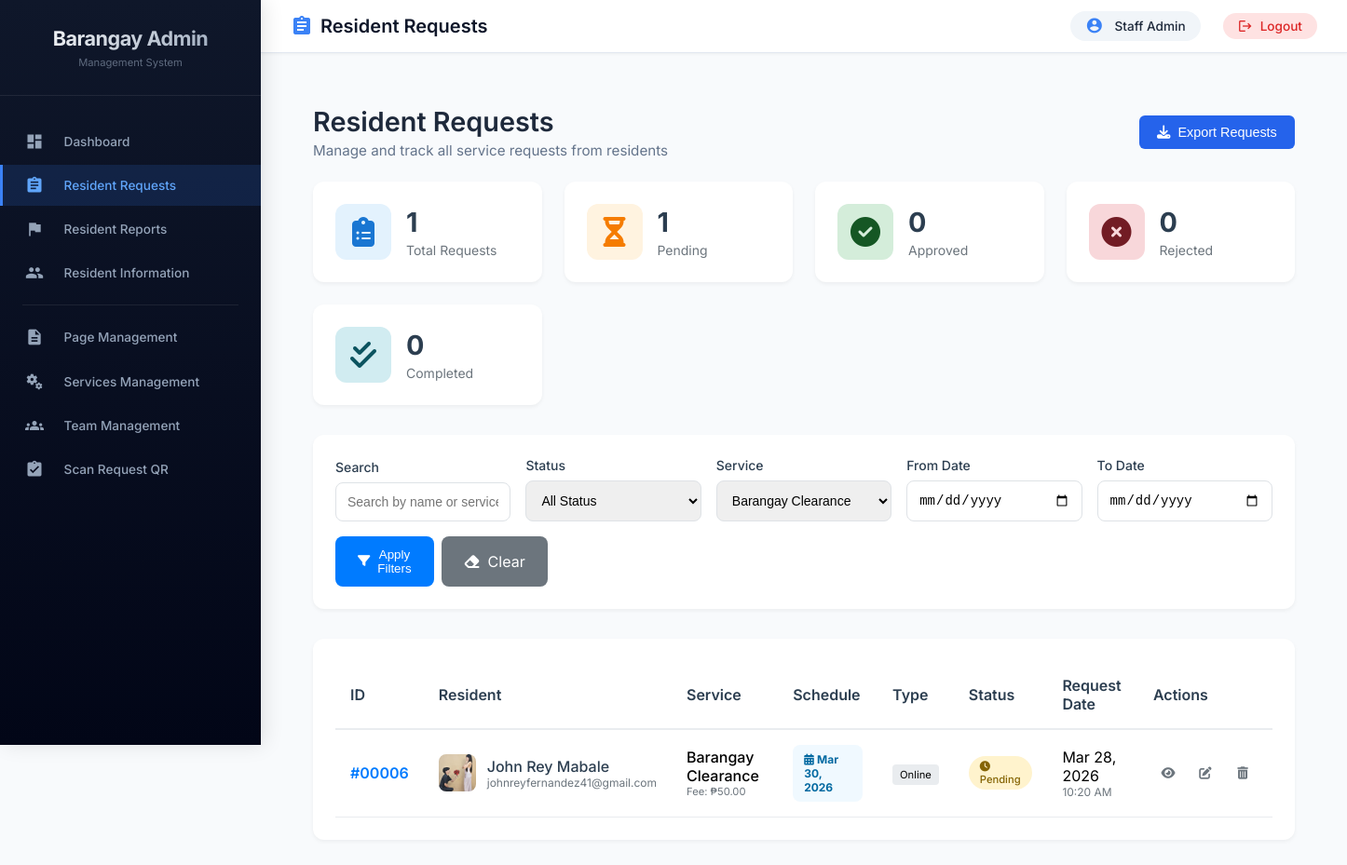
The app's page /admin/residents/requests.php?service=1 (signed in) with its own data.
### tables this page shows
CREATE TABLE `resident_requests` (
  `id` int(11) NOT NULL,
  `user_id` int(11) NOT NULL,
  `service_id` int(11) NOT NULL,
  `request_type` varchar(50) DEFAULT 'online',
  `preferred_day` varchar(20) DEFAULT NULL,
  `preferred_time` varchar(50) DEFAULT NULL,
  `schedule_id` int(11) DEFAULT NULL,
  `preferred_date` date DEFAULT NULL,
  `status` enum('pending','approved','rejected','completed') DEFAULT 'pending',
  `admin_remarks` text DEFAULT NULL,
  `qr_token` varchar(100) DEFAULT NULL,
  `request_date` timestamp NOT NULL DEFAULT current_timestamp(),
  `processed_date` timestamp NULL DEFAULT NULL,
  `processed_by` int(11) DEFAULT NULL
);

CREATE TABLE `users` (
  `id` int(11) NOT NULL,
  `username` varchar(50) NOT NULL,
  `email` varchar(100) NOT NULL,
  `profile_pic` varchar(255) DEFAULT NULL,
  `password` varchar(255) NOT NULL,
  `first_name` varchar(50) DEFAULT NULL,
  `last_name` varchar(50) DEFAULT NULL,
  `address` text DEFAULT NULL,
  `contact_number` varchar(20) DEFAULT NULL,
  `user_type` enum('resident','admin') DEFAULT 'resident',
  `is_online` tinyint(1) DEFAULT 0,
  `last_activity` timestamp NOT NULL DEFAULT current_timestamp() ON UPDATE current_timestamp(),
  `created_at` timestamp NOT NULL DEFAULT current_timestamp(),
  `is_verified` tinyint(1) DEFAULT 0,
  `status` varchar(20) DEFAULT 'active',
  `last_login` datetime DEFAULT NULL,
  `last_login_ip` varchar(45) DEFAULT NULL
);

CREATE TABLE `services` (
  `id` int(11) NOT NULL,
  `service_name` varchar(100) NOT NULL,
  `description` text DEFAULT NULL,
  `requirements` text DEFAULT NULL,
  `fee` decimal(10,2) DEFAULT NULL,
  `is_active` tinyint(1) DEFAULT 1,
  `created_at` timestamp NOT NULL DEFAULT current_timestamp()
);

### admin/residents/requests.php (the view, shortened to what the rows shown need)
<?php
require_once dirname(__DIR__) . '/includes/permissions.php';
$service_filter = isset($_GET['service']) ? $_GET['service'] : '';
$query = "SELECT r.id, r.user_id, r.service_id, r.request_type, r.preferred_day,
          r.preferred_time, r.schedule_id, r.preferred_date, r.status,
          r.admin_remarks, r.qr_token, r.request_date, r.processed_date, r.processed_by,
          u.username, u.first_name, u.last_name, u.email, u.contact_number, u.profile_pic,
          s.service_name, s.fee,
          CONCAT(a.first_name, ' ', a.last_name) as processed_by_name
          FROM resident_requests r
          JOIN users u ON r.user_id = u.id
          JOIN services s ON r.service_id = s.id
          LEFT JOIN admins a ON r.processed_by = a.id
          WHERE 1=1";
$params = array();
if (!empty($service_filter)) {
    $query .= " AND r.service_id = :service";
    $params[':service'] = $service_filter;
}
$query .= " ORDER BY r.request_date DESC";
$stmt = $db->prepare($query);
foreach ($params as $key => $value) {
    $stmt->bindValue($key, $value);
}
$stmt->execute();
$requests = $stmt->fetchAll(PDO::FETCH_ASSOC);
include dirname(__DIR__) . '/includes/admin_header.php';
?>
<link rel="stylesheet" href="https://cdnjs.cloudflare.com/ajax/libs/font-awesome/6.4.0/css/all.min.css">
<div class="content-wrapper">
    <div class="module-header" style="display: flex; justify-content: space-between; align-items: center; margin-bottom: 1.5rem; flex-wrap: wrap; gap: 1rem;">
        <div class="module-title">
            <h1 style="font-size: 1.8rem; font-weight: 600; color: #1e293b; margin-bottom: 0.25rem;">Resident Requests</h1>
        </div>
    </div>
    <div class="table-card" style="background: white; border-radius: 12px; padding: 1.5rem; box-shadow: 0 2px 4px rgba(0,0,0,0.05); overflow-x: auto;">
        <table class="data-table" id="requestsTable" style="width: 100%; border-collapse: collapse; min-width: 800px;">
            <thead>
                <tr>
                    <th style="text-align: left; padding: 1rem; color: #2c3e50; font-weight: 600; border-bottom: 2px solid #e9ecef;">ID</th>
                    <th style="text-align: left; padding: 1rem; color: #2c3e50; font-weight: 600; border-bottom: 2px solid #e9ecef;">Resident</th>
                    <th style="text-align: left; padding: 1rem; color: #2c3e50; font-weight: 600; border-bottom: 2px solid #e9ecef;">Service</th>
                    <th style="text-align: left; padding: 1rem; color: #2c3e50; font-weight: 600; border-bottom: 2px solid #e9ecef;">Schedule</th>
                    <th style="text-align: left; padding: 1rem; color: #2c3e50; font-weight: 600; border-bottom: 2px solid #e9ecef;">Type</th>
                    <th style="text-align: left; padding: 1rem; color: #2c3e50; font-weight: 600; border-bottom: 2px solid #e9ecef;">Status</th>
                    <th style="text-align: left; padding: 1rem; color: #2c3e50; font-weight: 600; border-bottom: 2px solid #e9ecef;">Request Date</th>
                    <th style="text-align: left; padding: 1rem; color: #2c3e50; font-weight: 600; border-bottom: 2px solid #e9ecef;">Actions</th>
                   </tr>
            </thead>
            <tbody>
                <?php if (empty($requests)): ?>
                    <tr>
                        <td colspan="8" style="text-align: center; padding: 3rem; color: #6c757d;">
                            <i class="fas fa-inbox" style="font-size: 3rem; margin-bottom: 1rem; display: block; color: #dee2e6;"></i>
                            <p>No requests found</p>
                        </td>
                    </tr>
                <?php else: ?>
                    <?php foreach ($requests as $request): ?>
                    <tr>
                        <td style="padding: 1rem; border-bottom: 1px solid #e9ecef; font-weight: 600; color: #007bff;">#<?php echo str_pad($request['id'], 5, '0', STR_PAD_LEFT); ?></td>
                        <td style="padding: 1rem; border-bottom: 1px solid #e9ecef;">
                            <div style="display: flex; align-items: center; gap: 0.75rem;">
                                <?php
                                $profile_pic_path = $request['profile_pic_path'] ?? null;
                                if (!empty($profile_pic_path) && file_exists($profile_pic_path)):
                                ?>
                                    <img src="<?php echo $profile_pic_path; ?>" class="resident-avatar-img" alt="Profile">
                                <?php else: ?>
                                    <div class="resident-avatar">
                                        <?php echo strtoupper(substr($request['first_name'] ?? '?', 0, 1) . substr($request['last_name'] ?? '?', 0, 1)); ?>
                                    </div>
                                <?php endif; ?>
                                <div>
                                    <div style="font-weight: 500; color: #2c3e50;"><?php echo htmlspecialchars(($request['first_name'] ?? '') . ' ' . ($request['last_name'] ?? '')); ?></div>
                                    <div style="font-size: 0.75rem; color: #6c757d;"><?php echo htmlspecialchars($request['email'] ?? ''); ?></div>
                                </div>
                            </div>
                        </td>
                        <td style="padding: 1rem; border-bottom: 1px solid #e9ecef;">
                            <div>
                                <div style="font-weight: 500;"><?php echo htmlspecialchars($request['service_name'] ?? 'N/A'); ?></div>
                                <div style="font-size: 0.7rem; color: #6c757d;">Fee: <?php echo $request['fee'] > 0 ? '₱' . number_format($request['fee'], 2) : 'Free'; ?></div>
                            </div>
                         </div>
                        <td style="padding: 1rem; border-bottom: 1px solid #e9ecef;">
                            <div class="schedule-info">
                                <?php
                                if (!empty($request['preferred_date']) && $request['preferred_date'] != '0000-00-00' && $request['preferred_date'] != '1970-01-01'):
                                    $date_timestamp = strtotime($request['preferred_date']);
                                    if ($date_timestamp && $date_timestamp > 0):
                                ?>
                                    <div><i class="fas fa-calendar-alt"></i> <strong><?php echo date('M d, Y', $date_timestamp); ?></strong></div>
                                <?php
                                    endif;
                                endif;
                                ?>
                            </div>
                         </div>
                        <td style="padding: 1rem; border-bottom: 1px solid #e9ecef;">
                            <span style="background: #e9ecef; padding: 0.25rem 0.5rem; border-radius: 4px; font-size: 0.7rem;"><?php echo ucfirst($request['request_type'] ?? 'online'); ?></span>
                         </div>
                        <td style="padding: 1rem; border-bottom: 1px solid #e9ecef;">
                            <span class="status-badge" style="background: <?php echo $request['status'] == 'pending' ? '#fff3cd' : ($request['status'] == 'approved' ? '#d4edda' : ($request['status'] == 'rejected' ? '#f8d7da' : '#d1ecf1')); ?>; color: <?php echo $request['status'] == 'pending' ? '#856404' : ($request['status'] == 'approved' ? '#155724' : ($request['status'] == 'rejected' ? '#721c24' : '#0c5460')); ?>;">
                                <i class="fas fa-<?php echo $request['status'] == 'pending' ? 'clock' : ($request['status'] == 'approved' ? 'check-circle' : ($request['status'] == 'rejected' ? 'times-circle' : 'check-double')); ?>"></i>
                                <?php echo ucfirst($request['status'] ?? 'pending'); ?>
                            </span>
                         </div>
                        <td style="padding: 1rem; border-bottom: 1px solid #e9ecef;">
                            <div>
                                <?php echo date('M d, Y', strtotime($request['request_date'] ?? 'now')); ?>
                                <small style="display: block; font-size: 0.75rem; color: #6c757d;"><?php echo date('h:i A', strtotime($request['request_date'] ?? 'now')); ?></small>
                            </div>
                         </div>
                        <td style="padding: 1rem; border-bottom: 1px solid #e9ecef;">
                            <div style="display: flex; gap: 0.5rem;">
                                <button onclick="viewRequest(<?php echo $request['id']; ?>)" class="btn-icon" title="View Details">
                                    <i class="fas fa-eye"></i>
                                </button>
                                <button onclick="updateStatus(<?php echo $request['id']; ?>)" class="btn-icon" title="Update Status">
                                    <i class="fas fa-edit"></i>
                                </button>
                                <button onclick="deleteRequest(<?php echo $request['id']; ?>)" class="btn-icon delete" title="Delete Request">
                                    <i class="fas fa-trash-alt"></i>
                                </button>
                            </div>
                    <?php endforeach; ?>
                <?php endif; ?>
<?php include dirname(__DIR__) . '/includes/admin_footer.php'; ?>

### records on screen
resident_requests: id "00006", user.last_name "John Rey Mabale", user.email "johnreyfernandez41@gmail.com", service.service_name "Barangay Clearance", service.fee "50.00", preferred_date "Mar 30, 2026", request_type "Online", status "Pending", request_date "Mar 28, 2026", request_date "10:20 AM"

### other values on screen
$_SESSION['admin_name'] "Staff Admin"
$stats['total'] "1"
$stats['pending'] "1"
$stats['approved'] "0"
$stats['rejected'] "0"
$stats['completed'] "0"
form field service "Barangay Clearance"
